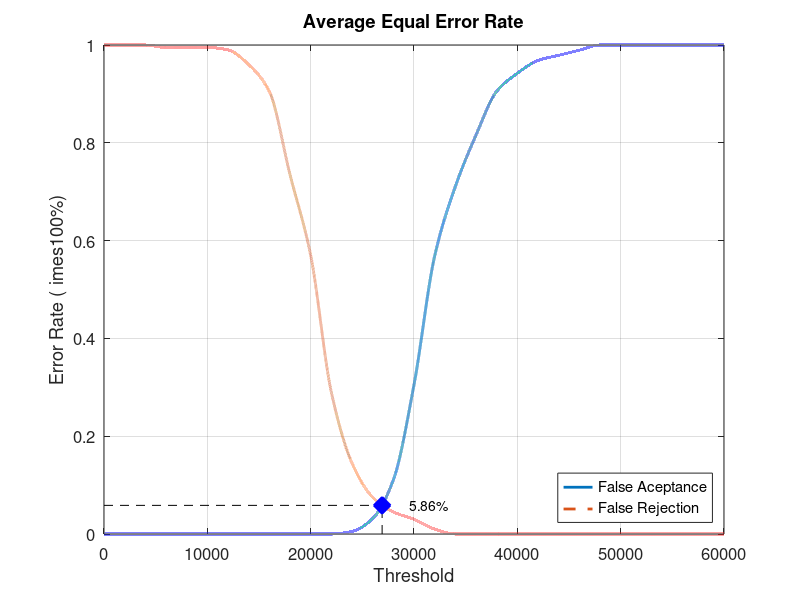
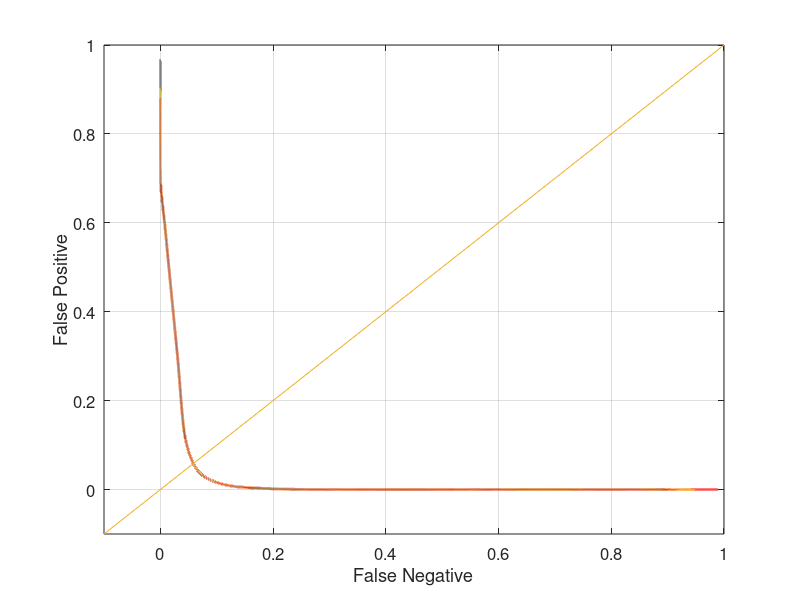

These figures' MATLAB source, in order:
close all;
clear;
clc;
x = 0:2000:60000;
xq = 0:0.5:60000;

y0 = [0 0 0 0 0 0 0 0 0 0 0 0 0.00526316 0.0315789 0.110526 0.305263 0.568421 0.710526 0.815789 0.905263 0.942105 0.968421 0.978947 0.989474 1 1 1 1 1 1 1]
yy0 = interp1(x, y0, xq, 'pchip');
y1 = [1 1 1 0.995 0.995 0.995 0.99 0.96 0.905 0.735 0.57 0.29 0.145 0.075 0.045 0.03 0.01 0 0 0 0 0 0 0 0 0 0 0 0 0 0]
yy1 = interp1(x, y1, xq, 'pchip');

% Calculating EER: 
y2 = abs(y0 - y1);
find(y2 == min(y2))
yy2 = abs(yy0 - yy1);
xEER = find(yy2 == min(yy2));
xEERIndex = xq(xEER) % X-axis EER
yEER = yy0(xEER) % Y-axis EER

main = figure
plot(xq, yy0,'-','LineWidth', 2);	hold on
plot(xq, yy1,'--','LineWidth', 2);	hold on
plot([xEERIndex xEERIndex], [0 yEER], 'k--');	hold on
plot([0 xEERIndex], [yEER yEER], 'k--');	hold on
plot(xEERIndex, yEER, 'bx', 'LineWidth', 10);	hold on
text(xEERIndex + 10 * xEERIndex / 100, yEER, [num2str(round((10000 * yEER)) / 100) '%'])
legend('False Aceptance', 'False Rejection', 'Location', 'SouthEast')
xlabel('Threshold')
ylabel('Error Rate (	imes100%)')
title('Average Equal Error Rate')
set(gca, 'FontSize', 12)
axis([0 60000 0 1])
grid on

print(main, 'Database2_3Main', '-dpng');
FNRxFPR = figure('Color', [1 1 1]);
plot(yy1, yy0, '-', yy1, yy0, 'LineWidth', 2);
hold on
y = -0.1:0.1:1
plot(y, y); 
set(gca, 'FontSize', 12)
xlabel('False Negative')
ylabel('False Positive')
axis([-0.1 1 -0.1 1])
set(gca, 'FontSize', 12)
grid on

print(FNRxFPR, 'Database2_3FNRxFPR','-dpng');
